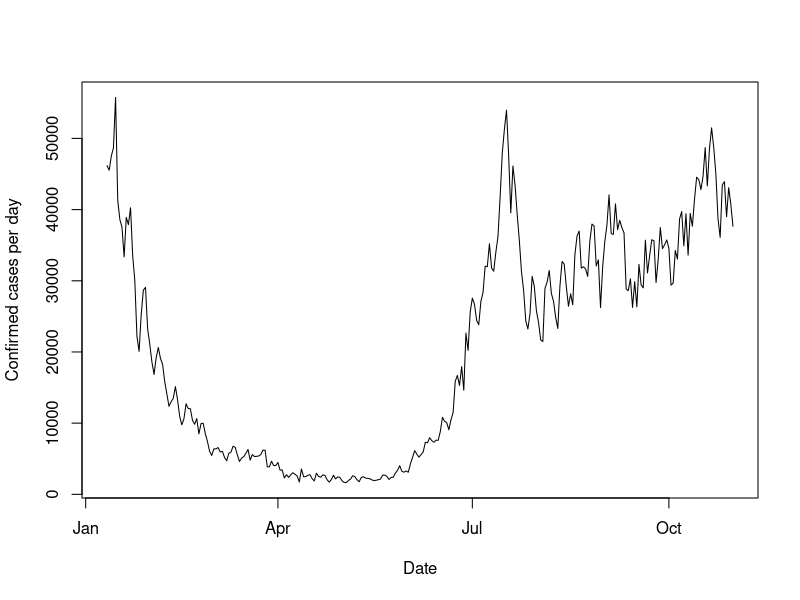
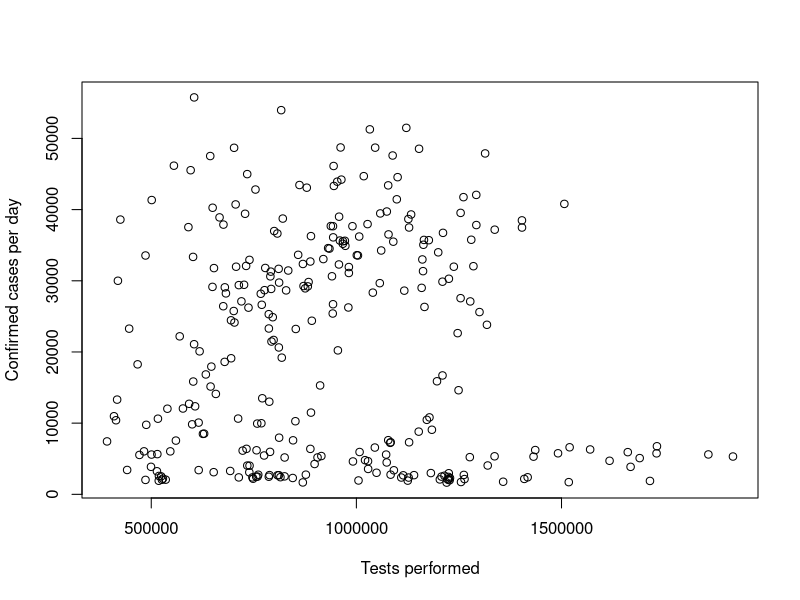
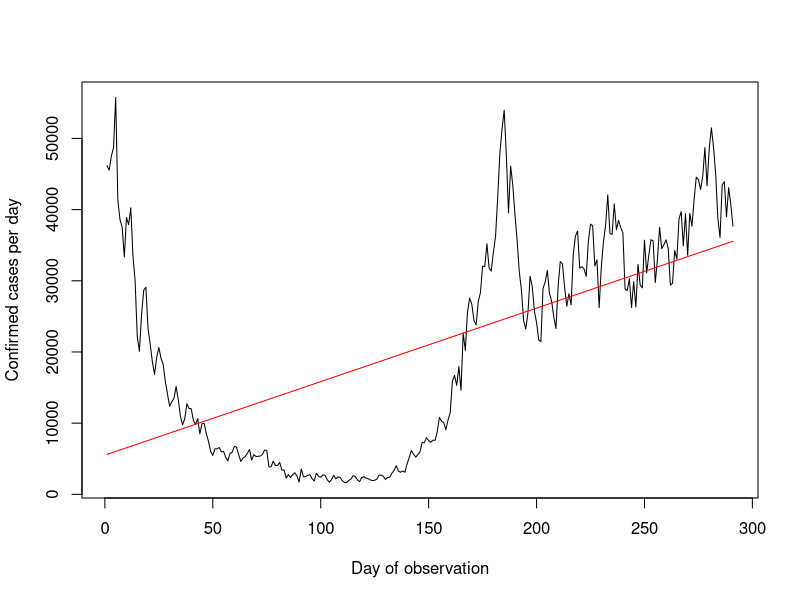

Source code (R) for these figures, in order:
# Load packages
library(tidyverse)
library(mgcv)

# Load data
covid <- read_csv("data/covid.csv")

# Subset data to look at just GBR
gbr_data <- covid |> 
  filter(iso_alpha_3 == "GBR") 

# Split data to train and test sets
train_prop <- 0.8
gbr_train <- gbr_data[1:ceiling(train_prop * nrow(gbr_data)),]
gbr_test <- gbr_data[(ceiling(train_prop * nrow(gbr_data)) + 1):nrow(gbr_data),]

# Plot the data
plot(gbr_train$date, gbr_train$confirmed,
     type = "l",
     xlab = "Date", ylab = "Confirmed cases per day")

# Which other variables may be of interest?
plot(gbr_train$tests, gbr_train$confirmed,
     xlab = "Tests performed", ylab = "Confirmed cases per day")

# fit a linear model using gam()
lm_gam <- gam(confirmed ~ date_obs, data = gbr_train)
coef(lm_gam)
plot(gbr_train$date_obs, gbr_train$confirmed,
     type = "l",
     xlab = "Day of observation", ylab = "Confirmed cases per day")
lines(gbr_train$date_obs, lm_gam$fitted.values, col = "red")
